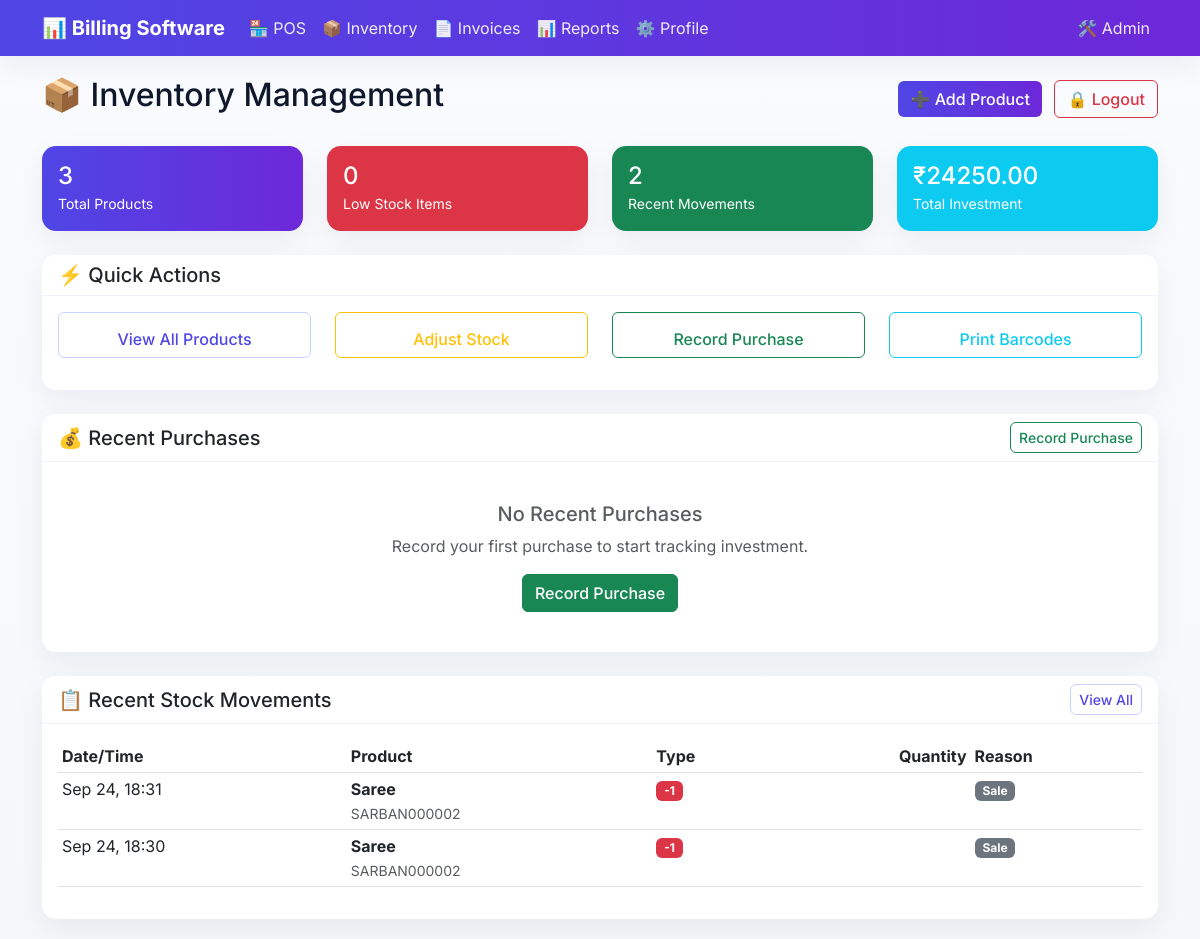
Before: /inventory/dashboard/ (signed in) with the older database file.
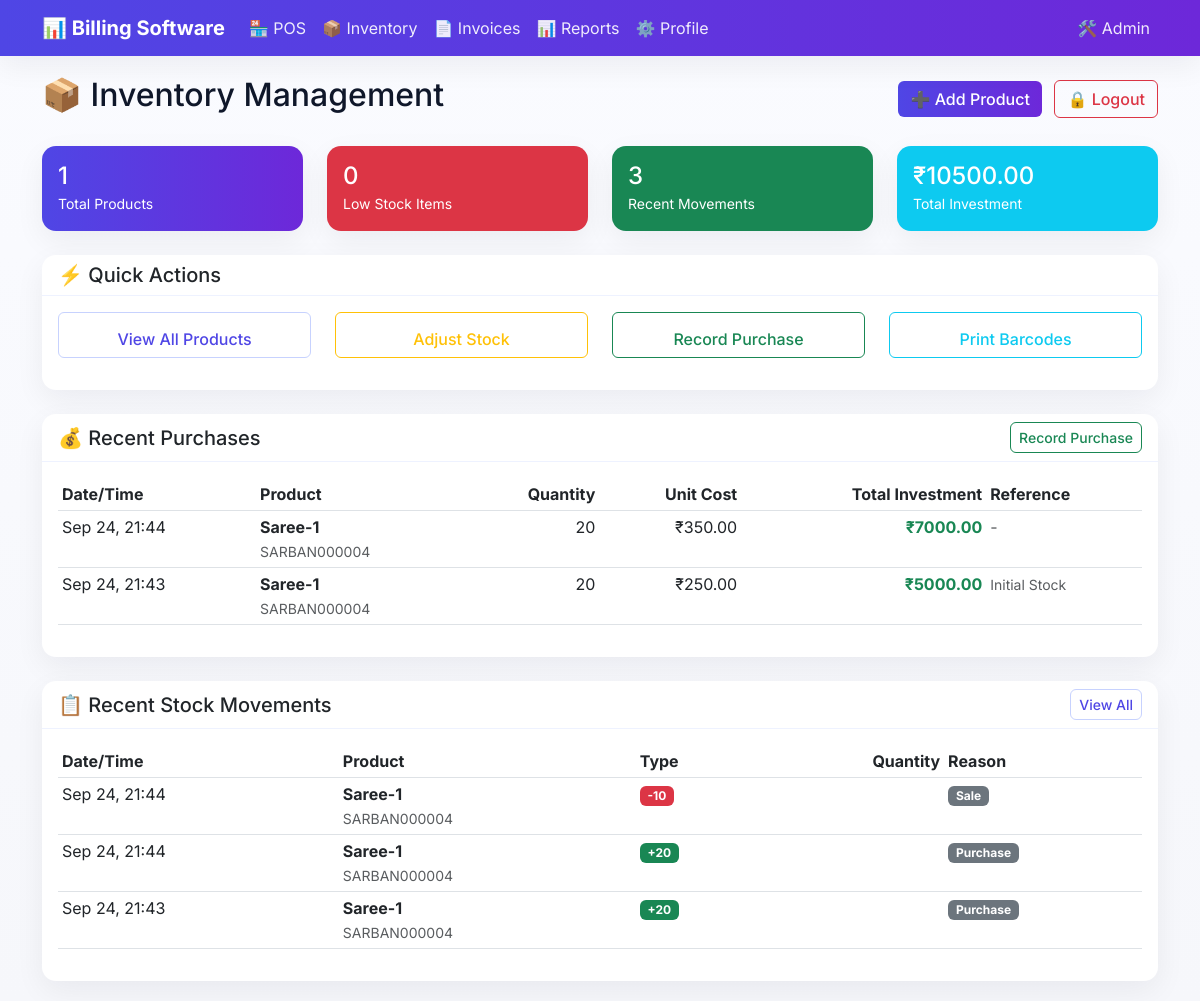
After: the same page with the newer database file.
### inventory/models.py (models this page shows, shortened)
class StockMovement(models.Model):
    MOVEMENT_REASONS = [
        ('purchase', 'Purchase'),
        ('sale', 'Sale'),
        ('adjustment', 'Stock Adjustment'),
        ('return', 'Return'),
        ('damage', 'Damage/Loss'),
    ]
    product = models.ForeignKey(Product, on_delete=models.CASCADE, related_name='stock_movements')
    qty_change = models.DecimalField(
        max_digits=10,
        decimal_places=0,
        help_text="Positive for stock in, negative for stock out"
    )
    reason = models.CharField(max_length=20, choices=MOVEMENT_REASONS, default='adjustment')
    unit_cost = models.DecimalField(
        max_digits=10,
        decimal_places=0,
        blank=True,
        null=True,
        validators=[MinValueValidator(Decimal('0'))],
        help_text="Unit cost for purchases"
    )
    reference = models.CharField(max_length=100, blank=True, null=True, help_text="Reference like invoice number")
    notes = models.TextField(blank=True, null=True)
    timestamp = models.DateTimeField(auto_now_add=True)
    class Meta:
        ordering = ['-timestamp']
        verbose_name = "Stock Movement"
        verbose_name_plural = "Stock Movements"
    @property
    def total_cost(self):
        if self.unit_cost and self.qty_change > 0:
            return (self.unit_cost * self.qty_change).quantize(
                Decimal('0.01'), rounding=ROUND_HALF_UP
            )
        return None

class Product(models.Model):
    name = models.CharField(max_length=200)
    collection = models.ForeignKey('Collection', on_delete=models.SET_NULL, blank=True, null=True, related_name='products')
    sku = models.CharField(max_length=50, unique=True, blank=True, null=True, help_text="Stock Keeping Unit")
    barcode_value = models.CharField(max_length=100, unique=True, blank=True, null=True)
    price_incl_tax = models.DecimalField(
        max_digits=10,
        decimal_places=0,
        validators=[MinValueValidator(Decimal('1'))],
        help_text="Price including tax"
    )
    tax_rate = models.DecimalField(max_digits=5, decimal_places=2, default=5.00, help_text="Tax rate percentage")
    cost_price = models.DecimalField(
        max_digits=10,
        decimal_places=0,
        validators=[MinValueValidator(Decimal('0'))],
        default=0,
        help_text="Cost price per unit"
    )
    track_stock = models.BooleanField(default=True, help_text="Whether to track stock for this product")
    stock_quantity = models.DecimalField(
        max_digits=10,
        decimal_places=0,
        default=0,
        help_text="Current stock quantity"
    )
    hsn = models.CharField(max_length=20, blank=True, null=True, help_text="HSN/SAC Code")
    unit = models.CharField(max_length=20, default="pcs", help_text="Unit of measurement")
    description = models.TextField(blank=True, null=True)
    created_at = models.DateTimeField(auto_now_add=True)
    updated_at = models.DateTimeField(auto_now=True)
    class Meta:
        ordering = ['name']
        verbose_name = "Product"
        verbose_name_plural = "Products"

### inventory/views.py (the view)
# urls.py: path('dashboard/', views.inventory_dashboard, name='inventory_dashboard'),
def inventory_dashboard(request):
    if not request.session.get('inventory_authenticated'):
        return redirect('inventory:inventory_login')
    total_products = Product.objects.count()
    low_stock_products = Product.objects.filter(track_stock=True, stock_quantity__lt=5).count()
    recent_movements = StockMovement.objects.select_related('product').order_by('-timestamp')[:10]
    total_investment = 0
    for product in Product.objects.filter(track_stock=True):
        total_investment += product.stock_quantity * product.cost_price
    recent_purchases = StockMovement.objects.filter(
        reason='purchase'
    ).select_related('product').order_by('-timestamp')[:5]
    context = {
        'total_products': total_products,
        'low_stock_products': low_stock_products,
        'recent_movements': recent_movements,
        'total_investment': total_investment,
        'recent_purchases': recent_purchases,
        'page_title': 'Inventory Dashboard'
    }
    return render(request, 'inventory/dashboard.html', context)

### templates/inventory/dashboard.html (shortened to what the changed rows need)
{% extends 'base.html' %}
{% block content %}
<div class="d-flex justify-content-between align-items-center mb-4">
    <h2>📦 Inventory Management</h2>
</div>
<div class="row mb-4">
    <div class="col-md-3">
        <div class="card bg-primary text-white">
            <div class="card-body">
                <div class="d-flex justify-content-between">
                    <div>
                        <h4 class="mb-0">{{ total_products }}</h4>
                        <small>Total Products</small>
                    </div>
                </div>
            </div>
        </div>
    </div>
    <div class="col-md-3">
        <div class="card bg-success text-white">
            <div class="card-body">
                <div class="d-flex justify-content-between">
                    <div>
                        <h4 class="mb-0">{{ recent_movements|length }}</h4>
                        <small>Recent Movements</small>
                    </div>
                </div>
            </div>
        </div>
    </div>
    <div class="col-md-3">
        <div class="card bg-info text-white">
            <div class="card-body">
                <div class="d-flex justify-content-between">
                    <div>
                        <h4 class="mb-0">₹{{ total_investment|floatformat:2 }}</h4>
                        <small>Total Investment</small>
                    </div>
                </div>
            </div>
        </div>
    </div>
</div>
<div class="row mb-4">
    <div class="col-md-12">
        <div class="card">
            <div class="card-body">
                {% if recent_purchases %}
                    <div class="table-responsive">
                        <table class="table table-sm">
                            <thead>
                                <tr>
                                    <th>Date/Time</th>
                                    <th>Product</th>
                                    <th class="text-end">Quantity</th>
                                    <th class="text-end">Unit Cost</th>
                                    <th class="text-end">Total Investment</th>
                                    <th>Reference</th>
                                </tr>
                            </thead>
                            <tbody>
                                {% for purchase in recent_purchases %}
                                <tr>
                                    <td>{{ purchase.timestamp|date:"M d, H:i" }}</td>
                                    <td>
                                        <strong>{{ purchase.product.name }}</strong><br>
                                        <small class="text-muted">{{ purchase.product.sku }}</small>
                                    </td>
                                    <td class="text-end">{{ purchase.qty_change }}</td>
                                    <td class="text-end">₹{{ purchase.unit_cost|floatformat:2 }}</td>
                                    <td class="text-end">
                                        <strong class="text-success">₹{{ purchase.total_cost|floatformat:2 }}</strong>
                                    </td>
                                    <td>
                                        {% if purchase.reference %}
                                            <small class="text-muted">{{ purchase.reference }}</small>
                                        {% else %}
                                            <span class="text-muted">-</span>
                                        {% endif %}
                                    </td>
                                </tr>
                                {% endfor %}
                            </tbody>
                        </table>
                    </div>
                {% else %}
                    <div class="text-center py-4">
                        <h5 class="text-muted">No Recent Purchases</h5>
                        <p class="text-muted">Record your first purchase to start tracking investment.</p>
                        <a href="{% url 'inventory:stock_purchase' %}" class="btn btn-success">Record Purchase</a>
                    </div>
                {% endif %}
            </div>
        </div>
    </div>
</div>
<div class="row">
    <div class="col-md-12">
        <div class="card">
            <div class="card-body">
                {% if recent_movements %}
                    <div class="table-responsive">
                        <table class="table table-sm">
                            <thead>
                                <tr>
                                    <th>Date/Time</th>
                                    <th>Product</th>
                                    <th>Type</th>
                                    <th class="text-end">Quantity</th>
                                    <th>Reason</th>
                                </tr>
                            </thead>
                            <tbody>
                                {% for movement in recent_movements %}
                                <tr>
                                    <td>{{ movement.timestamp|date:"M d, H:i" }}</td>
                                    <td>
                                        <strong>{{ movement.product.name }}</strong><br>
                                        <small class="text-muted">{{ movement.product.sku }}</small>
                                    </td>
                                    <td>
                                        {% if movement.qty_change > 0 %}
                                            <span class="badge bg-success">+{{ movement.qty_change }}</span>
                                        {% else %}
                                            <span class="badge bg-danger">{{ movement.qty_change }}</span>
                                        {% endif %}
                                    </td>
                                    <td class="text-end">{{ movement.new_qty }}</td>
                                    <td>
                                        <span class="badge bg-secondary">{{ movement.get_reason_display }}</span>
                                    </td>
                                </tr>
                                {% endfor %}
                            </tbody>
                        </table>
                    </div>
                {% else %}
                    <div class="text-center py-4">
                        <i class="fas fa-exchange-alt fa-3x text-muted mb-3"></i>
                        <h5 class="text-muted">No Recent Movements</h5>
                        <p class="text-muted">Stock movements will appear here as they occur.</p>
                    </div>
                {% endif %}
            </div>
        </div>
    </div>
</div>
{% endblock %}

Changed rows visible on the page:
removed StockMovement: timestamp "Sep 24, 18:31", product.name "Saree", product.sku "SARBAN000002", qty_change "-1", reason "Sale", shown under "📋 Recent Stock Movements"
removed StockMovement: timestamp "Sep 24, 18:30", product.name "Saree", product.sku "SARBAN000002", qty_change "-1", reason "Sale", shown under "📋 Recent Stock Movements"
added StockMovement: timestamp "Sep 24, 21:44", product.name "Saree-1", product.sku "SARBAN000004", qty_change "20", unit_cost "350.00", total_cost "7000.00", reason "Purchase"
added StockMovement: timestamp "Sep 24, 21:43", product.name "Saree-1", product.sku "SARBAN000004", qty_change "20", unit_cost "250.00", total_cost "5000.00", reference "Initial Stock", reason "Purchase"
added StockMovement: timestamp "Sep 24, 21:44", product.name "Saree-1", product.sku "SARBAN000004", qty_change "-10", reason "Sale", shown under "📋 Recent Stock Movements"
Other visible differences:
{{ total_products }}: "3" → "1"
{{ recent_movements|length }}: "2" → "3"
{{ total_investment|floatformat:2 }}: "24250.00" → "10500.00"
text no longer shown: "No Recent Purchases Record your first purchase to start tracking investment. Record Purchase"
text now shown: "Date/Time Product Quantity Unit Cost Total Investment Reference"
